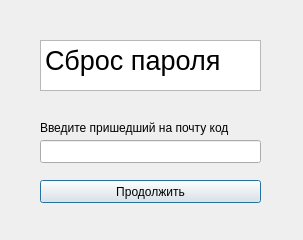
<?xml version="1.0" encoding="UTF-8"?>
<ui version="4.0">
 <class>codereset</class>
 <widget class="QDialog" name="codereset">
  <property name="geometry">
   <rect>
    <x>0</x>
    <y>0</y>
    <width>303</width>
    <height>240</height>
   </rect>
  </property>
  <property name="windowTitle">
   <string>Dialog</string>
  </property>
  <widget class="QTextBrowser" name="textBrowser">
   <property name="geometry">
    <rect>
     <x>40</x>
     <y>40</y>
     <width>221</width>
     <height>51</height>
    </rect>
   </property>
   <property name="html">
    <string>&lt;!DOCTYPE HTML PUBLIC &quot;-//W3C//DTD HTML 4.0//EN&quot; &quot;http://www.w3.org/TR/REC-html40/strict.dtd&quot;&gt;
&lt;html&gt;&lt;head&gt;&lt;meta name=&quot;qrichtext&quot; content=&quot;1&quot; /&gt;&lt;meta charset=&quot;utf-8&quot; /&gt;&lt;style type=&quot;text/css&quot;&gt;
p, li { white-space: pre-wrap; }
hr { height: 1px; border-width: 0; }
li.unchecked::marker { content: &quot;\2610&quot;; }
li.checked::marker { content: &quot;\2612&quot;; }
&lt;/style&gt;&lt;/head&gt;&lt;body style=&quot; font-family:'Sans Serif'; font-size:9pt; font-weight:400; font-style:normal;&quot;&gt;
&lt;p style=&quot; margin-top:0px; margin-bottom:0px; margin-left:0px; margin-right:0px; -qt-block-indent:0; text-indent:0px;&quot;&gt;&lt;span style=&quot; font-size:20pt;&quot;&gt;Сброс пароля&lt;/span&gt;&lt;/p&gt;&lt;/body&gt;&lt;/html&gt;</string>
   </property>
  </widget>
  <widget class="QLabel" name="label">
   <property name="geometry">
    <rect>
     <x>40</x>
     <y>120</y>
     <width>221</width>
     <height>16</height>
    </rect>
   </property>
   <property name="text">
    <string>Введите пришедший на почту код</string>
   </property>
  </widget>
  <widget class="QLineEdit" name="lineEdit">
   <property name="geometry">
    <rect>
     <x>40</x>
     <y>140</y>
     <width>221</width>
     <height>23</height>
    </rect>
   </property>
  </widget>
  <widget class="QPushButton" name="pushButton">
   <property name="geometry">
    <rect>
     <x>40</x>
     <y>180</y>
     <width>221</width>
     <height>23</height>
    </rect>
   </property>
   <property name="text">
    <string>Продолжить</string>
   </property>
  </widget>
 </widget>
 <resources/>
 <connections/>
</ui>
